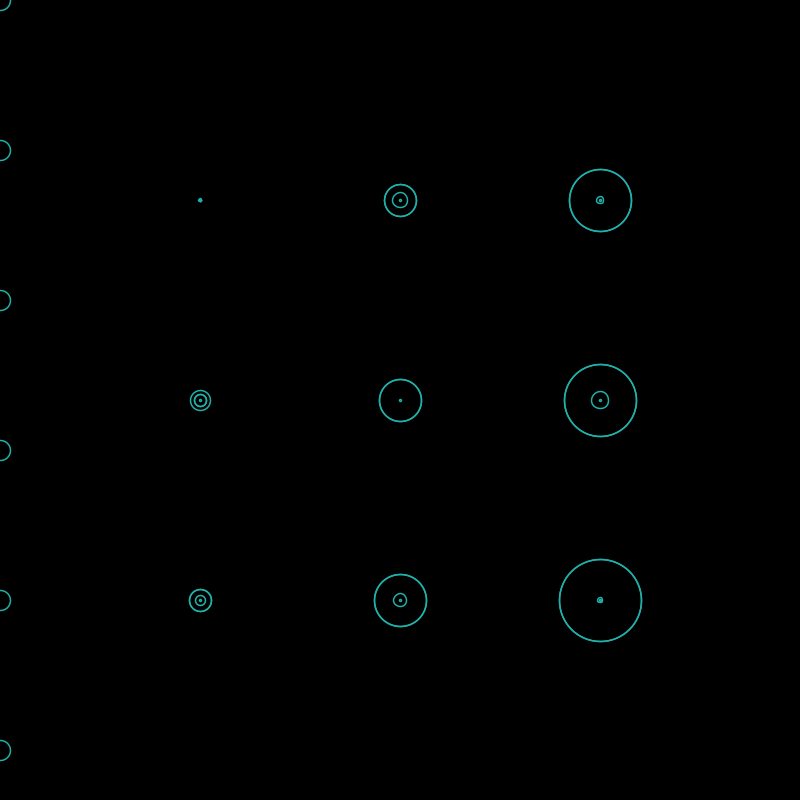
Frame 1 (no input)
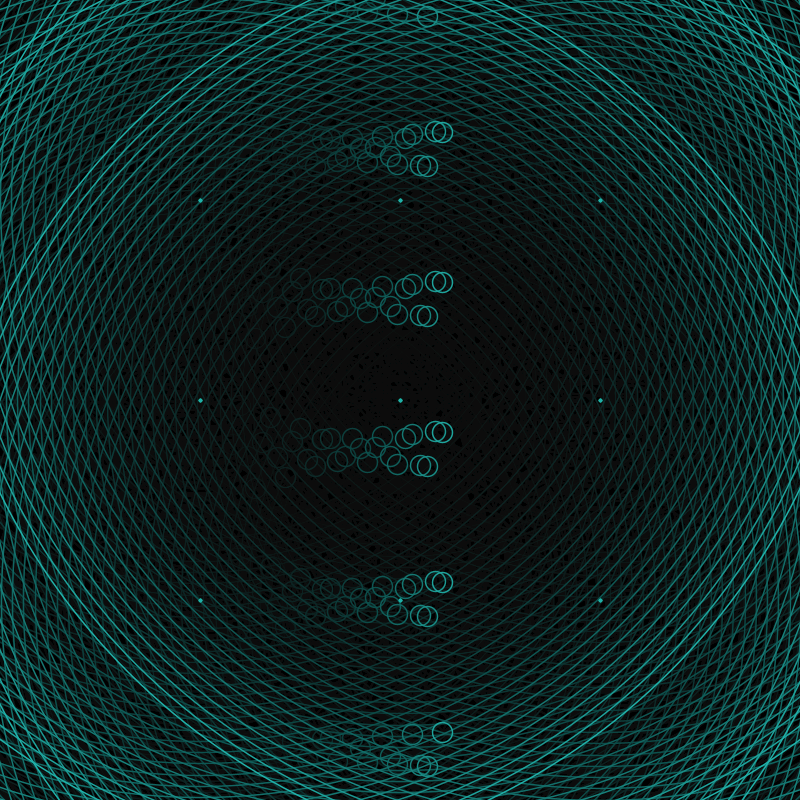
Frame 60 (the mouse pressed at the canvas centre just before this capture)
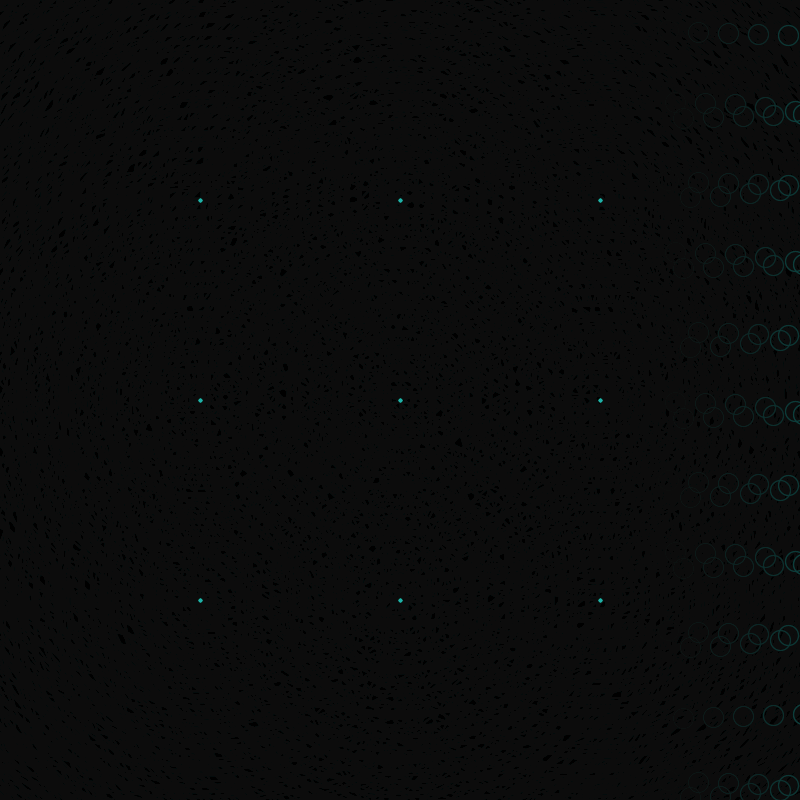
Frame 120 (the mouse held since frame 60 and released just before this capture)

The Processing sketch that drew these frames (run headless with seeded random() and noise(); from frame 60 on, the mouse is pressed at the canvas centre):

// Processing sketch: processing_76430
// ── processing_76430.pde

//LEVI MOUSAW
//10-22-12


int diameter = 2;
int x = 0;
int y = 0;
int xChange = 1;

float angle;
float rad;

void setup(){
 size (800,800);
 background (0,0,0);
 angle = 0;
 smooth ();

 strokeWeight (1.5);
 stroke (32,178,170);
 frameRate (4);
}

void draw (){
  
  float bgcolor= abs(255*sin(radians(angle)));
 float x = 200*cos(radians(angle))*cos(radians(angle*2));
 float y = 200*sin(radians(angle))*cos(radians(angle/10));
 
 noFill();
 ellipse(angle/120,y+0,20,20);
  ellipse(angle/120,y+150,20,20);
   ellipse(angle/120,y+300,20,20);
    ellipse(angle/120,y+450,20,20);
     ellipse(angle/120,y+600,20,20);
      ellipse(angle/120,y+750,20,20);
 
 angle+=1;
  
  ellipse1();

  expand1(0,0);
  expand1(-200,-200);
  expand1(200,200);
  expand1(200,-200);
  expand1(-200,200);
  expand1(0,200);
  expand1(0,-200);
  expand1(200,0);
  expand1(-200,0);
  

}

//  ellipse(x,y,60,80);
 // x = x + xChange;
 // y = y + 1;
  //if(x < 150)
  //{
  //  xChange = xChange + 2;
// }
 // if(x >= 150)
 // {
  //  xChange = xChange - 2;


void ellipse1(){//FUNCTION

 for(int i = 0;i < 2; i++)
   ellipse (200,200,diameter,diameter);
   diameter = diameter + 10;
   fill (0,0,0,0);
  
 for(int i = 0;i < 2; i++)
   ellipse (200,400,diameter,diameter);
   diameter = diameter + 10;
   fill (0,0,0,0);
 
 for(int i = 0;i < 2; i++)
   ellipse (200,600,diameter,diameter);
   diameter = diameter + 10;
   fill (0,0,0,0);
 
 for(int i = 0;i < 2; i++)
   ellipse (400,200,diameter,diameter);
   diameter = diameter + 10;
   fill (0,0,0,0);

 for(int i = 0;i < 2; i++)
   ellipse (400,400,diameter,diameter);
   diameter = diameter + 10;
   fill (0,0,0,0);
  
 for(int i = 0;i < 2; i++)
   ellipse (400,600,diameter,diameter);
   diameter = diameter + 10;
  fill (0,0,0,0);

 for(int i = 0;i < 2; i++)
   ellipse (600,200,diameter,diameter);
   diameter = diameter + 10;
   fill (0,0,0,0);
 
 
 for(int i = 0;i < 2; i++)
   ellipse (600,400,diameter,diameter);
   diameter = diameter + 10;
   fill (0,0,0,10);
 
 for(int i = 0;i < 2; i++)
   ellipse (600,600,diameter,diameter);
   diameter = diameter + 10;
   fill (0,0,0,0);


   
 }



void expand1(int x, int y){//FUNCTION2

 ellipse(x+width/2,y+height/2,rad/2,rad/2);
  ellipse (x+width/2,y+height/2,2,2);
   //fill (0,0,0,10);
  angle+=100;
  rad+=5;
}

//void ellipse2(int x, int y){//FUNCTION3

//ellipse(angle/10,y+200,30,30);
//angle+=3;
//ellipse(x+width/2,y+height/2,5,5);



//void moveellipse(){ 
// ellipse (angle/30,y+300,360,360);
//angle+=8;
// ellipse (x+width/2,y+height/2,40,40);

// ellipse (angle/30,y+300,360,360);
//angle+=8;
// ellipse (x+width/2,y+height/2,60,60);
// 
 // ellipse (angle/30,y+300,360,360);
//angle+=8;
 //ellipse (x+width/2,y+height/2,60,60);
 
  // ellipse (angle/30,y+300,360,360);
//angle+=8;
// ellipse (x+width/2,y+height/2,60,60);
